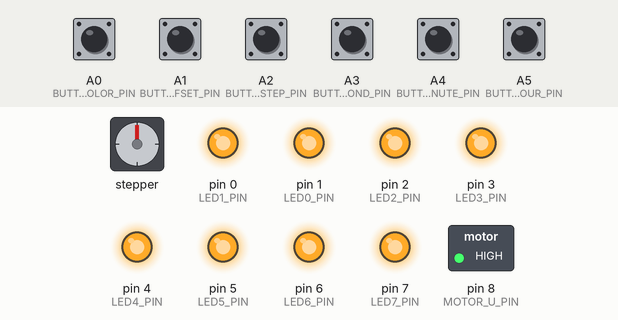
A sketch run on a simulated Arduino Uno, built with avr-gcc and run on an emulated ATmega328P. Parts: stepper motor, switched loads named in the sketch (green lamp = pin HIGH), output pins drawn as LEDs (lit = HIGH). Wiring (inferred from the names in the program): stepper motor (200 steps per turn assumed): coils pin 10, pin 11, pin 12, pin 13. Dashed ring = blinking. The inputs (shaded band) are chosen by the test bench; at power-on: A0 (BUTTON_COLOR_PIN), A1 (BUTTON_OFFSET_PIN), A2 (BUTTON_STEP_PIN), A3 (BUTTON_SECOND_PIN), A4 (BUTTON_MINUTE_PIN), A5 (BUTTON_HOUR_PIN) LOW. Pins used as bus, display or sensor lines are not drawn.

Above: at 1.4 s.
1.5 s: A0 (BUTTON_COLOR_PIN) pulled HIGH for 0.25 s
At 2.95 s:
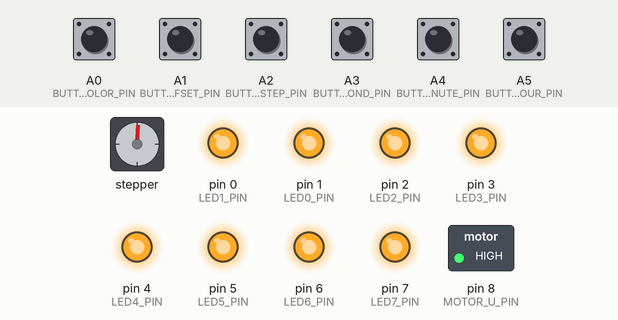
4.6 s: A0 (BUTTON_COLOR_PIN) pulled HIGH for 1 s
At 6.95 s:
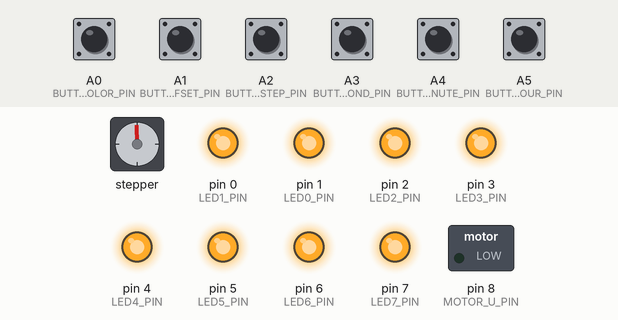
8.6 s: A3 (BUTTON_SECOND_PIN) pulled HIGH for 1 s
At 9.4 s:
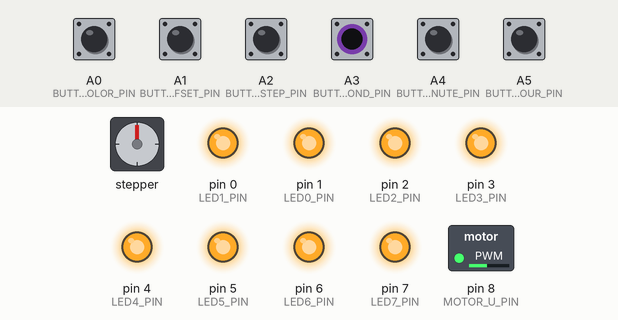
12.2 s: A1 (BUTTON_OFFSET_PIN) pulled HIGH for 1 s
15.2 s: A2 (BUTTON_STEP_PIN) pulled HIGH for 0.25 s
18.2 s: A1 (BUTTON_OFFSET_PIN) pulled HIGH for 0.25 s
At 19.33 s:
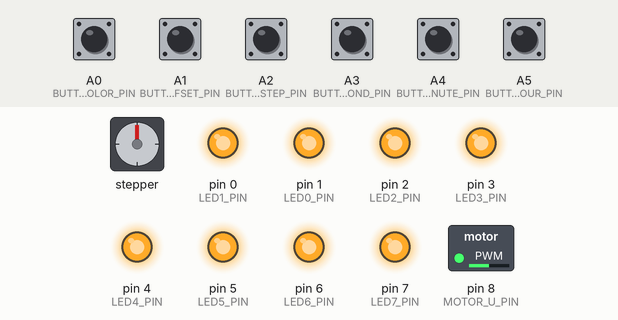
Timing chart, 0 to 22.2 s (numbered marks = the images above; inputs shaded):
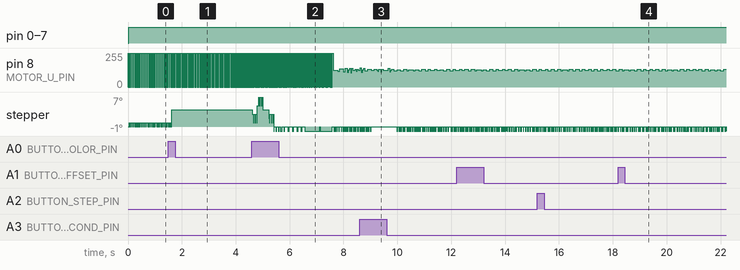

The sketch:

project.ino
```cpp
// ================================================================================================
//! @file   project.ino
//!
//! @brief  Main program for the hard drive clock v1
//! @author ALumineMotus
//! @date   06/04/2024
// ================================================================================================

// ================================================================================================
// =========================================== Includes ===========================================
// ================================================================================================

#include "rgb_hsv.h"

// ================================================================================================
// =========================================== Constants ==========================================
// ================================================================================================

// Parameters
#define MOTOR_STEPS 36 // Number of motor steps

// Buttons pin
#define BUTTON_HOUR_PIN   A5
#define BUTTON_MINUTE_PIN A4
#define BUTTON_SECOND_PIN A3
#define BUTTON_STEP_PIN   A2
#define BUTTON_OFFSET_PIN A1
#define BUTTON_COLOR_PIN  A0

// LED color pin
#define COLOR_BLUE_PIN 10
#define COLOR_GREEN_PIN 9
#define COLOR_RED 11

// LED activation pin
#define LED0_PIN 1
#define LED1_PIN 0
#define LED2_PIN 2
#define LED3_PIN 3
#define LED4_PIN 4
#define LED5_PIN 5
#define LED6_PIN 6
#define LED7_PIN 7

// Motor pin
#define MOTOR_U_PIN 8
#define MOTOR_V_PIN 12
#define MOTOR_W_PIN 13

// ================================================================================================
// =========================================== Variables ==========================================
// ================================================================================================

uint32_t initTime          = millis(); // Time initialized at start of the Arduino
uint8_t  hourOffset        = 0;        // Offset time used to display correct time
uint8_t  minuteOffset      = 0;        // Offset time used to display correct time
uint8_t  secondOffset      = 0;        // Offset time used to display correct time
uint16_t durationStepMicros    = 10000;
uint16_t durationStepMicrosMin = 1500;
uint16_t delayOffsetMicros = 0;        // Delay offset used to shift when to display time
uint8_t  motorStep         = 0;        // Motor step used to follow the hard disk position
uint8_t  motorStepOffset   = 0;        // Motor step offset used to shift when to display time
uint8_t  colorMode         = 0;        // Color LED mode (White, Green, ..., rainbow)
bool     rainbowActivated  = false;    // Boolean used for led color variation when activated

// ================================================================================================
// ============================================ Setup =============================================
// ================================================================================================

void setup()
{
  // ===== Buttons =====

  pinMode(BUTTON_HOUR_PIN,   INPUT);
  pinMode(BUTTON_MINUTE_PIN, INPUT);
  pinMode(BUTTON_SECOND_PIN, INPUT);
  pinMode(BUTTON_STEP_PIN,   INPUT);
  pinMode(BUTTON_OFFSET_PIN, INPUT);
  pinMode(BUTTON_COLOR_PIN,  INPUT);

  // ===== LED =====

  pinMode(LED0_PIN, OUTPUT);
  pinMode(LED1_PIN, OUTPUT);
  pinMode(LED2_PIN, OUTPUT);
  pinMode(LED3_PIN, OUTPUT);
  pinMode(LED4_PIN, OUTPUT);
  pinMode(LED5_PIN, OUTPUT);
  pinMode(LED6_PIN, OUTPUT);
  pinMode(LED7_PIN, OUTPUT);

  // Handle LED color
  pinMode(COLOR_BLUE_PIN,  OUTPUT);
  pinMode(COLOR_GREEN_PIN, OUTPUT);
  pinMode(COLOR_RED,       OUTPUT);

  // Pin 9, 10, 11 PWM frequency set to about 42khz
  setPwmFrequency(COLOR_BLUE_PIN,  1);
  setPwmFrequency(COLOR_GREEN_PIN, 1);
  setPwmFrequency(COLOR_RED,       1);

  turnLEDWhite();

  // ===== Motor =====

  pinMode(MOTOR_U_PIN, OUTPUT);
  pinMode(MOTOR_V_PIN, OUTPUT);
  pinMode(MOTOR_W_PIN, OUTPUT);
}

// ================================================================================================
// =========================================== Main loop ==========================================
// ================================================================================================

void loop()
{
  // Rotate motor of 1/12 rotation
  rotateMotor();

  // Display time
  if ((motorStep + motorStepOffset) * 12 % MOTOR_STEPS == 0)
  {
    delayMicroseconds(delayOffsetMicros);
    int mesureBegin = micros();
    displayTime();
    delayMicroseconds(200);
    turnLEDOff();
    int mesureEnd = micros();
    delayMicroseconds(durationStepMicros + mesureBegin - mesureEnd - delayOffsetMicros);
  }
  else
  {
    delayMicroseconds(durationStepMicros);
  }

  if(rainbowActivated == true && motorStep == 0)
  {
    rainbow();
  }

  // Read interruptors state
  readInputs();
}

// ================================================================================================
// =========================================== Functions ==========================================
// ================================================================================================

// ================================================================================================
//! @brief Read interruptors value and execute corresponding actions
// ================================================================================================
void readInputs()
{
  static int sprev = 0;
  int periode =int(millis()/200);
  int scurrent=int(periode%10);

  if (sprev != scurrent)
  {
  // Read if interruptors are pushed
  int buttonHourPushed   = digitalRead(BUTTON_HOUR_PIN);
  int buttonMinutePushed = digitalRead(BUTTON_MINUTE_PIN);
  int buttonSecondPuched = digitalRead(BUTTON_SECOND_PIN);
  int buttonStepPushed   = digitalRead(BUTTON_STEP_PIN);
  int buttonOffsetPuched = digitalRead(BUTTON_OFFSET_PIN);
  int buttonColorPushed  = digitalRead(BUTTON_COLOR_PIN);

  // Do corresponding actions
  if(buttonHourPushed==HIGH)   incrementHour();
  if(buttonMinutePushed==HIGH) incrementMinute();
  if(buttonSecondPuched==HIGH) incrementSecond();
  if(buttonStepPushed==HIGH)   incrementMotorStepOffet();
  if(buttonOffsetPuched==HIGH) incrementDisplayOffset();
  if(buttonColorPushed==HIGH)  changeColor();
  }

  sprev=scurrent;
}

// ================================================================================================
//! @brief Function called when user press "H" button -> Hour button
//!        Add 1 hour on displayed time
// ================================================================================================
void incrementHour()
{
  if (hourOffset < 23)
  {
    hourOffset++;
  }
  else
  {
    hourOffset = 0;
  }
}

// ================================================================================================
//! @brief Function called when user press "M" button -> Minute button
//!        Add 1 minute on displayed time
// ================================================================================================
void incrementMinute()
{
  if (minuteOffset < 59)
  {
    minuteOffset++;
  }
  else
  {
    minuteOffset = 0;
  }
}

// ================================================================================================
//! @brief Function called when user press "S" button -> Second button
//!        Add 1 second on displayed time
// ================================================================================================
void incrementSecond()
{
  if (secondOffset < 59)
  {
    secondOffset++;
  }
  else
  {
    secondOffset = 0;
  }
}

// ================================================================================================
//! @brief Function called when user press "P" button -> Motor step offset button
//!        Add one "virtual" step to hard disk position, in order to shift displayed numbers
// ================================================================================================
void incrementMotorStepOffet()
{
  if (motorStepOffset < MOTOR_STEPS)
  {
    motorStepOffset++;
  }
  else
  {
    motorStepOffset = 0;
  }
}

// ================================================================================================
//! @brief Function called when user press "O" button -> Display offset button
//!        Shift displayed number in order to align numbers to LED
// ================================================================================================
void incrementDisplayOffset()
{
  static int offsetAAjouter = 10;
  if (delayOffsetMicros >= durationStepMicrosMin - 800)
  {
    offsetAAjouter = -10;
  }
  else if (delayOffsetMicros <= 0)
  {
    offsetAAjouter = 10;
  }

  delayOffsetMicros += offsetAAjouter;
}

// ================================================================================================
//! @brief Function called when user press "C" button -> Color button
//!        Change displayed color
// ================================================================================================
void changeColor()
{
  // Change color mode (White, Green, ..., rainbow)
  if (colorMode < 7)
  {
    colorMode = colorMode + 1;
  }
  else
  {
    colorMode = 0;
  }

  // Change LED color according to choosen color mode
  switch (colorMode)
  {
    case 0:
      turnLEDWhite();
      rainbowActivated = false;
      break;
    case 1:
      turnLEDGreen();
      rainbowActivated = false;
      break;
    case 2:
      turnLEDRed();
      rainbowActivated = false;
      break;
    case 3:
      turnLEDBlue();
      rainbowActivated = false;
      break;
    case 4:
      turnLEDMagenta();
      rainbowActivated = false;
      break;
    case 5:
      turnLEDCyan();
      rainbowActivated = false;
      break;
    case 6:
      turnLEDYellow();
      rainbowActivated = false;
      break;
    case 7:
      rainbowActivated = true;
      break;
  }
}

void turnLEDWhite()
{
  digitalWrite(COLOR_BLUE_PIN,  LOW);
  digitalWrite(COLOR_GREEN_PIN, LOW);
  digitalWrite(COLOR_RED,       LOW);
}

void turnLEDGreen()
{
  digitalWrite(COLOR_BLUE_PIN,  HIGH);
  digitalWrite(COLOR_GREEN_PIN, LOW);
  digitalWrite(COLOR_RED,       HIGH);
}

void turnLEDRed()
{
  digitalWrite(COLOR_BLUE_PIN,  HIGH);
  digitalWrite(COLOR_GREEN_PIN, HIGH);
  digitalWrite(COLOR_RED,       LOW);
}

void turnLEDBlue()
{
  digitalWrite(COLOR_BLUE_PIN,  LOW);
  digitalWrite(COLOR_GREEN_PIN, HIGH);
  digitalWrite(COLOR_RED,       HIGH);
}

void turnLEDMagenta()
{
  digitalWrite(COLOR_BLUE_PIN,  LOW);
  digitalWrite(COLOR_GREEN_PIN, HIGH);
  digitalWrite(COLOR_RED,       LOW);
}

void turnLEDCyan()
{
  digitalWrite(COLOR_BLUE_PIN,  HIGH);
  digitalWrite(COLOR_GREEN_PIN, LOW);
  digitalWrite(COLOR_RED,       LOW);
}

void turnLEDYellow()
{
  digitalWrite(COLOR_BLUE_PIN,  LOW);
  digitalWrite(COLOR_GREEN_PIN, LOW);
  digitalWrite(COLOR_RED,       HIGH);
}

// ================================================================================================
//! @brief Change LED color according to the HSV wheel
// ================================================================================================
void rainbow()
{
  static int hue = 0;

  RgbColor rgb = HsvToRgb({hue, 255, 255});

  analogWrite(COLOR_BLUE_PIN,  rgb.b);
  analogWrite(COLOR_GREEN_PIN, rgb.g);
  analogWrite(COLOR_RED,       rgb.r);

  if (hue < 255)
  {
    hue++;
  }
  else
  {
    hue = 0;
  }
}

// ================================================================================================
//! @brief Rotate motor of 1/12 rotation
// ================================================================================================
void rotateMotor()
{
  incrementMotorStep();

  // Rotate motor of 1/12 rotation
  switch (motorStep % 6)
  {
    case 0:
      digitalWrite(MOTOR_U_PIN, HIGH);
      digitalWrite(MOTOR_V_PIN, LOW);
      digitalWrite(MOTOR_W_PIN, LOW);
      break;
    case 1:
      digitalWrite(MOTOR_U_PIN, HIGH);
      digitalWrite(MOTOR_V_PIN, HIGH);
      digitalWrite(MOTOR_W_PIN, LOW);
      break;
    case 2:
      digitalWrite(MOTOR_U_PIN, LOW);
      digitalWrite(MOTOR_V_PIN, HIGH);
      digitalWrite(MOTOR_W_PIN, LOW);
      break;
    case 3:
      digitalWrite(MOTOR_U_PIN, LOW);
      digitalWrite(MOTOR_V_PIN, HIGH);
      digitalWrite(MOTOR_W_PIN, HIGH);
      break;
    case 4:
      digitalWrite(MOTOR_U_PIN, LOW);
      digitalWrite(MOTOR_V_PIN, LOW);
      digitalWrite(MOTOR_W_PIN, HIGH);
      break;
     case 5:
      digitalWrite(MOTOR_U_PIN, HIGH);
      digitalWrite(MOTOR_V_PIN, LOW);
      digitalWrite(MOTOR_W_PIN, HIGH);
      break;
  }

  // Increase motor speed
  if (durationStepMicros > durationStepMicrosMin)
  {
    int delayToRemove = durationStepMicros/1000;

    if (delayToRemove == 0)
    {
      delayToRemove = 1;
    }
    durationStepMicros -= delayToRemove;
  }
}

// ================================================================================================
//! @brief Increment hard drive disk position
// ================================================================================================
void incrementMotorStep()
{
  if (motorStep < MOTOR_STEPS - 1)
  {
    motorStep++;
  }
  else
  {
    motorStep = 0;
  }
}

// ================================================================================================
//! @brief Determine which LED to turn on depending on the time to display, the LED position,
//!        and the hard drive disk position
// ================================================================================================
void displayTime()
{
  // ===== Determin time to display =====
  uint32_t timeOffset = hourOffset * 3600000 + minuteOffset * 60000 + secondOffset * 1000;
  unsigned long timeToDisplay =(millis()+timeOffset-initTime)/1000;

  // ===== Retrieve digit for Hours, Minutes, Secondes =====

  // Hour:
  unsigned long hours = (timeToDisplay / 3600)%24;
  int hd=int(hours/10);                 // Tens
  int hu=int (hours%10);                // Units
  timeToDisplay = timeToDisplay % 3600; // Retrieve time left (less than 1 hour)

  // Minutes:
  unsigned long minutes = timeToDisplay / 60;
  int md=int(minutes/10);             // Tens
  int mu=int(minutes%10);             // Units
  timeToDisplay = timeToDisplay % 60; // Retrieve time left (less than 1 minute)

  // Seconds:
  unsigned long seconds = timeToDisplay;
  int sd=int(seconds/10);  // Tens
  int su=int(seconds%10);  // Units

  // ===== Determine LED to turn on =====

  int diskPosition = (motorStep + motorStepOffset) * 12 / MOTOR_STEPS % 12;

  bool displayHourTens       = !(hd == (diskPosition + 12 - 8) % 12); // Colomn 8
  bool displayHourUnits      = !(hu == (diskPosition + 12 - 7) % 12); // Colomn 7
  bool displayTimeSeparator1 = !(diskPosition == 4);                  // Colomn 6
  bool displayMinuteTens     = !(md == (diskPosition + 12 - 5) % 12); // Colomn 5
  bool displayMinuteUnits    = !(mu == (diskPosition + 12 - 4) % 12); // Colomn 4
  bool displayTimeSeparator2 = !(diskPosition == 1);                  // Colomn 3
  bool displaySecondTens     = !(sd == (diskPosition + 12 - 2) % 12); // Colomn 2
  bool displaySecondUnits    = !(su == (diskPosition + 12 - 1) % 12); // Colomn 1

  digitalWrite(LED7_PIN, displayHourTens);
  digitalWrite(LED6_PIN, displayHourUnits);
  digitalWrite(LED5_PIN, displayTimeSeparator1);
  digitalWrite(LED4_PIN, displayMinuteTens);
  digitalWrite(LED3_PIN, displayMinuteUnits);
  digitalWrite(LED2_PIN, displayTimeSeparator2);
  digitalWrite(LED1_PIN, displaySecondTens);
  digitalWrite(LED0_PIN, displaySecondUnits);
}

// ================================================================================================
//! @brief Turn LED off
// ================================================================================================
void turnLEDOff()
{
  digitalWrite(LED7_PIN, HIGH);
  digitalWrite(LED6_PIN, HIGH);
  digitalWrite(LED5_PIN, HIGH);
  digitalWrite(LED4_PIN, HIGH);
  digitalWrite(LED3_PIN, HIGH);
  digitalWrite(LED2_PIN, HIGH);
  digitalWrite(LED1_PIN, HIGH);
  digitalWrite(LED0_PIN, HIGH);
}

// ================================================================================================
//! @brief  Configure PWM output depending on pin and desired divisor
//!
//! @param[in] pin     (int) : Pin ID of the pin to configure
//! @param[in] divisor (int) : Divisor used to configure PWM frequency
// ================================================================================================
void setPwmFrequency(int pin, int divisor)
{
   byte mode;
   if(pin == 5 || pin == 6 || pin == 9 || pin == 10)
   {
      switch(divisor)
      {
         case 1: mode = 0x01; break;
         case 8: mode = 0x02; break;
         case 64: mode = 0x03; break;
         case 256: mode = 0x04; break;
         case 1024: mode = 0x05; break;
         default: return;
      }
      if(pin == 5 || pin == 6)
      {
         TCCR0B = (TCCR0B & 0b11111000) | mode;
      }
      else
      {
         TCCR1B = (TCCR1B & 0b11111000) | mode;
      }
   }
   else if(pin == 3 || pin == 11)
   {
      switch(divisor)
      {
         case 1: mode = 0x01; break;
         case 8: mode = 0x02; break;
         case 32: mode = 0x03; break;
         case 64: mode = 0x04; break;
         case 128: mode = 0x05; break;
         case 256: mode = 0x06; break;
         case 1024: mode = 0x7; break;
         default: return;
      }
      TCCR2B = (TCCR2B & 0b11111000) | mode;
   }
}
```

Source omitted: rgb_hsv.h (5053 bytes)

Measured:
- after the input at 18.2 s, pin 6 (LED6_PIN): stays HIGH (without the input it goes to LOW after 3.5 s)
- by itself, stepper: alternates -1° for 0.04 s and 0° for 0.04 s
